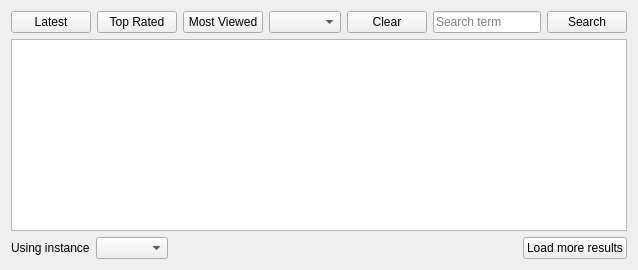
      <widget class="QWidget" name="xpSearchTab">
       <attribute name="icon">
        <iconset resource="icons.qrc">
         <normaloff>:/icons/xp.png</normaloff>:/icons/xp.png</iconset>
       </attribute>
       <attribute name="title">
        <string>Xp Search</string>
       </attribute>
       <layout class="QVBoxLayout" name="verticalLayout_22">
        <item>
         <layout class="QHBoxLayout" name="horizontalLayout_13">
          <item>
           <widget class="QPushButton" name="xpLatestButton">
            <property name="text">
             <string>Latest</string>
            </property>
            <property name="icon">
             <iconset resource="icons.qrc">
              <normaloff>:/icons/label_orange_new.png</normaloff>:/icons/label_orange_new.png</iconset>
            </property>
            <property name="iconSize">
             <size>
              <width>22</width>
              <height>22</height>
             </size>
            </property>
           </widget>
          </item>
          <item>
           <widget class="QPushButton" name="xpTopRatedButton">
            <property name="text">
             <string>Top Rated</string>
            </property>
            <property name="icon">
             <iconset resource="icons.qrc">
              <normaloff>:/icons/up.png</normaloff>:/icons/up.png</iconset>
            </property>
            <property name="iconSize">
             <size>
              <width>22</width>
              <height>22</height>
             </size>
            </property>
           </widget>
          </item>
          <item>
           <widget class="QPushButton" name="xpMostViewedButton">
            <property name="text">
             <string>Most Viewed</string>
            </property>
            <property name="icon">
             <iconset resource="icons.qrc">
              <normaloff>:/icons/star_none.png</normaloff>:/icons/star_none.png</iconset>
            </property>
            <property name="iconSize">
             <size>
              <width>22</width>
              <height>22</height>
             </size>
            </property>
           </widget>
          </item>
          <item>
           <widget class="QComboBox" name="xpCategoryComboBox"/>
          </item>
          <item>
           <widget class="QPushButton" name="xpClearButton">
            <property name="text">
             <string>Clear</string>
            </property>
            <property name="icon">
             <iconset resource="icons.qrc">
              <normaloff>:/icons/recycle_bin.png</normaloff>:/icons/recycle_bin.png</iconset>
            </property>
            <property name="iconSize">
             <size>
              <width>22</width>
              <height>22</height>
             </size>
            </property>
           </widget>
          </item>
          <item>
           <widget class="QLineEdit" name="xpSearchLineEdit">
            <property name="placeholderText">
             <string>Search term</string>
            </property>
            <property name="clearButtonEnabled">
             <bool>true</bool>
            </property>
           </widget>
          </item>
          <item>
           <widget class="QPushButton" name="xpSearchButton">
            <property name="text">
             <string>Search</string>
            </property>
            <property name="icon">
             <iconset resource="icons.qrc">
              <normaloff>:/icons/search.png</normaloff>:/icons/search.png</iconset>
            </property>
            <property name="iconSize">
             <size>
              <width>22</width>
              <height>22</height>
             </size>
            </property>
           </widget>
          </item>
         </layout>
        </item>
        <item>
         <widget class="QListWidget" name="xpSearchResultsListWidget">
          <property name="verticalScrollMode">
           <enum>QAbstractItemView::ScrollPerPixel</enum>
          </property>
          <property name="spacing">
           <number>4</number>
          </property>
         </widget>
        </item>
        <item>
         <layout class="QHBoxLayout" name="horizontalLayout_14">
          <property name="topMargin">
           <number>0</number>
          </property>
          <property name="rightMargin">
           <number>0</number>
          </property>
          <item>
           <widget class="QWidget" name="ytSearchInstanceWidget_2" native="true">
            <property name="minimumSize">
             <size>
              <width>0</width>
              <height>0</height>
             </size>
            </property>
            <layout class="QHBoxLayout" name="horizontalLayout_15">
             <property name="leftMargin">
              <number>0</number>
             </property>
             <property name="topMargin">
              <number>0</number>
             </property>
             <property name="rightMargin">
              <number>0</number>
             </property>
             <property name="bottomMargin">
              <number>0</number>
             </property>
             <item>
              <widget class="QLabel" name="label_8">
               <property name="text">
                <string>Using instance</string>
               </property>
              </widget>
             </item>
             <item>
              <widget class="QComboBox" name="ytSearchInstancesCombo_2">
               <property name="sizeAdjustPolicy">
                <enum>QComboBox::AdjustToContents</enum>
               </property>
              </widget>
             </item>
            </layout>
           </widget>
          </item>
          <item>
           <spacer name="horizontalSpacer_9">
            <property name="orientation">
             <enum>Qt::Horizontal</enum>
            </property>
            <property name="sizeHint" stdset="0">
             <size>
              <width>40</width>
              <height>20</height>
             </size>
            </property>
           </spacer>
          </item>
          <item>
           <widget class="QPushButton" name="xpSearchLoadMore">
            <property name="toolTip">
             <string>Load results from next page</string>
            </property>
            <property name="text">
             <string>Load more results</string>
            </property>
            <property name="icon">
             <iconset resource="icons.qrc">
              <normaloff>:/icons/next.png</normaloff>:/icons/next.png</iconset>
            </property>
            <property name="iconSize">
             <size>
              <width>22</width>
              <height>22</height>
             </size>
            </property>
           </widget>
          </item>
         </layout>
        </item>
       </layout>
      </widget>
